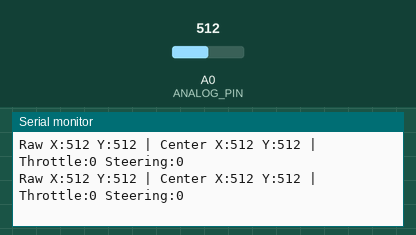
The sketch below on a simulated ESP8266 (NodeMCU). Parts: the last lines printed to the serial monitor. The inputs (shaded band) are chosen by the test bench; at power-on: A0 (ANALOG_PIN) = 512.

Above: at 1.8 s.
1.9 s: A0 (ANALOG_PIN) set to 716
At 2.4 s:
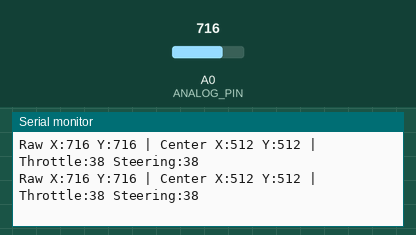
3.4 s: A0 (ANALOG_PIN) set to 900
At 4.1 s:
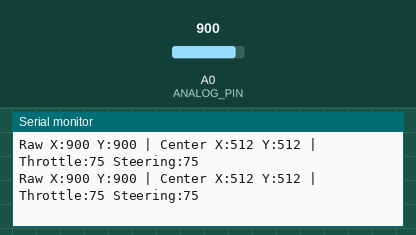
Timing chart, 0 to 6.4 s (numbered marks = the images above; inputs shaded):
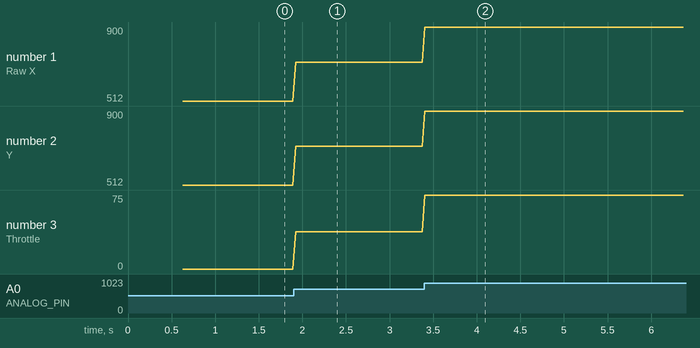

Measured:
- after the input at 1.9 s, the serial monitor: prints a new line at once (image 1)
- after the input at 3.4 s, the serial monitor: prints a new line at once (image 2)
- plotted number 1: 512 → 716 after the input at 1.9 s, 716 → 900 after the input at 3.4 s
- plotted number 2: 512 → 716 after the input at 1.9 s, 716 → 900 after the input at 3.4 s
- plotted number 3: 0 → 38 after the input at 1.9 s, 38 → 75 after the input at 3.4 s

The sketch:

food_bot_transmitter.ino
```cpp
/*
  RC Car Transmitter - NodeMCU (ESP8266)
  ------------------------------------------------
  Reads a single joystick (X = steering, Y = throttle) using the
  proven diode-based channel switching + calibration method,
  and sends the values wirelessly via ESP-NOW to the car's receiver.

  No WiFi network connection, no web server, no OTA - pure ESP-NOW only,
  so it stays on the same default WiFi channel as the receiver.

  IMPORTANT: receiverMAC[] below must match your receiver's MAC address.

  WIRING (same as your working joystick test):
    Pot X (steering): VCC -> D1 | GND -> GND | Wiper -> Diode Anode -> Common Node
    Pot Y (throttle):  VCC -> D2 | GND -> GND | Wiper -> Diode Anode -> Common Node
    Common Node -> A0
    Common Node -> 10k resistor -> GND
    (Diode cathode / silver band side faces the Common Node)
*/

#include <ESP8266WiFi.h>
#include <espnow.h>

// ---------- Receiver's MAC address ----------
uint8_t receiverMAC[] = {0x24, 0x4C, 0xAB, 0x6C, 0x5B, 0xD9};

// ---------- Pin setup ----------
#define POT_X_PWR D1  // steering
#define POT_Y_PWR D2  // throttle
#define ANALOG_PIN A0

int xValue = 512;
int yValue = 512;

// ---------- Calibration ----------
int xCenter = 512;
int yCenter = 512;
const int DEADZONE = 15;      // ignore tiny jitter around center
const int OUT_MIN = -100;     // final mapped output range
const int OUT_MAX = 100;

typedef struct {
  int throttle; // Y axis, -100 to 100
  int steering; // X axis, -100 to 100
} JoyData;

JoyData data;

// Read one channel: power it on, read A0, power it off
int readChannel(int pwrPin) {
  digitalWrite(pwrPin, HIGH);
  delayMicroseconds(300);   // let voltage settle through diode
  int val = analogRead(ANALOG_PIN);
  digitalWrite(pwrPin, LOW);
  return val;
}

// Take several readings at boot and average them to find resting center
void calibrateCenter() {
  long xSum = 0, ySum = 0;
  const int samples = 30;

  Serial.println("Calibrating center... don't touch the joystick.");
  for (int i = 0; i < samples; i++) {
    xSum += readChannel(POT_X_PWR);
    ySum += readChannel(POT_Y_PWR);
    delay(20);
  }
  xCenter = xSum / samples;
  yCenter = ySum / samples;

  Serial.printf("Calibration done. X center: %d  Y center: %d\n", xCenter, yCenter);
}

// Convert raw reading -> centered, deadzoned, mapped value
int applyCalibration(int raw, int center) {
  int diff = raw - center;

  if (abs(diff) < DEADZONE) {
    return 0; // inside deadzone, treat as centered
  }

  if (diff > 0) {
    return map(diff, DEADZONE, 1023 - center, 0, OUT_MAX);
  } else {
    return map(diff, -DEADZONE, -center, 0, OUT_MIN);
  }
}

void onDataSent(uint8_t *mac_addr, uint8_t status) {
  // Optional: uncomment to debug send status
  // Serial.println(status == 0 ? "Send OK" : "Send FAIL");
}

void setup() {
  Serial.begin(115200);

  pinMode(POT_X_PWR, OUTPUT);
  pinMode(POT_Y_PWR, OUTPUT);
  digitalWrite(POT_X_PWR, LOW);
  digitalWrite(POT_Y_PWR, LOW);

  WiFi.mode(WIFI_STA);

  if (esp_now_init() != 0) {
    Serial.println("ESP-NOW init failed");
    return;
  }

  esp_now_set_self_role(ESP_NOW_ROLE_CONTROLLER);
  esp_now_add_peer(receiverMAC, ESP_NOW_ROLE_SLAVE, 1, NULL, 0);
  esp_now_register_send_cb(onDataSent);

  // ---- Calibrate resting center (don't touch joystick during this) ----
  calibrateCenter();

  Serial.println("Transmitter ready.");
}

void loop() {
  xValue = readChannel(POT_X_PWR);
  yValue = readChannel(POT_Y_PWR);

  data.steering = applyCalibration(xValue, xCenter);
  data.throttle = applyCalibration(yValue, yCenter);

  esp_now_send(receiverMAC, (uint8_t *)&data, sizeof(data));

  Serial.printf("Raw X:%d Y:%d | Center X:%d Y:%d | Throttle:%d Steering:%d\n",
    xValue, yValue, xCenter, yCenter, data.throttle, data.steering);

  delay(30); // ~30 updates/sec
}
```
